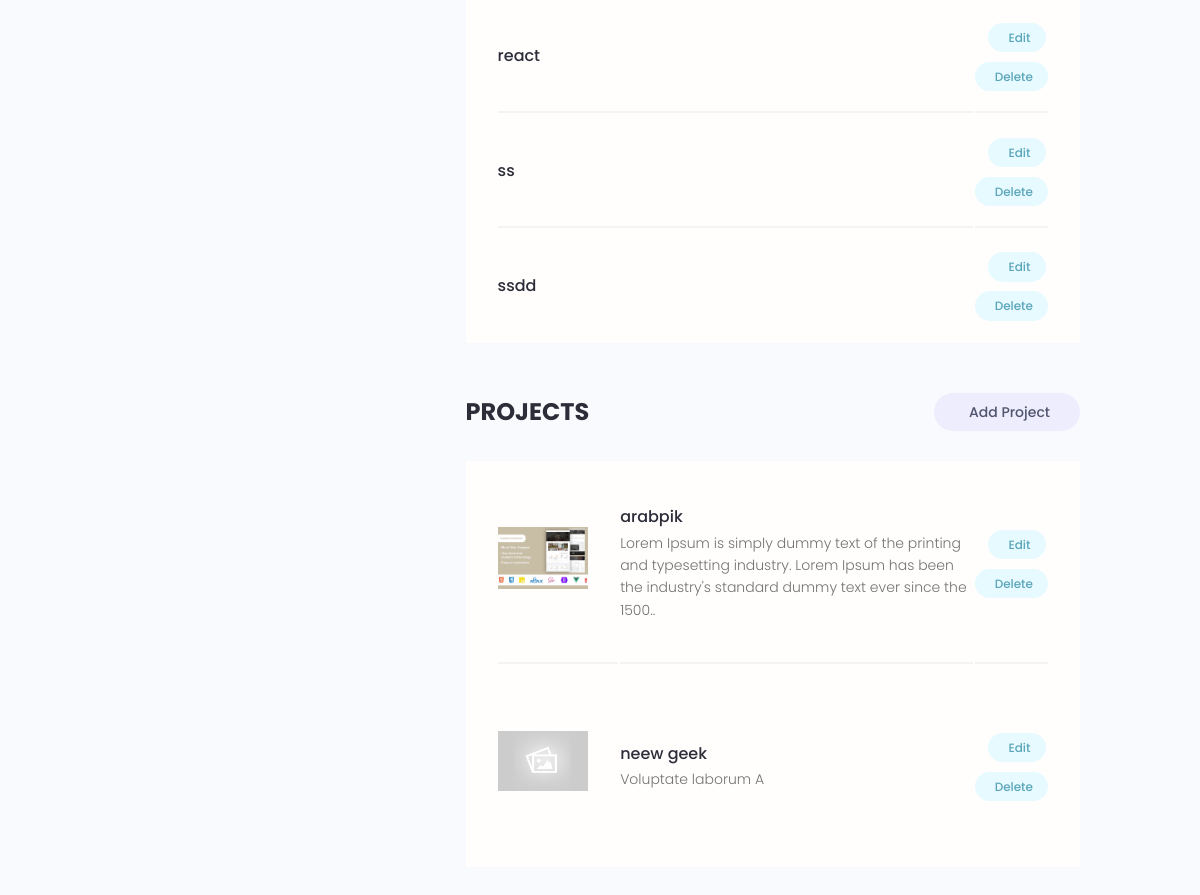
Page /account/ (signed in, lower part) on the earlier database version.
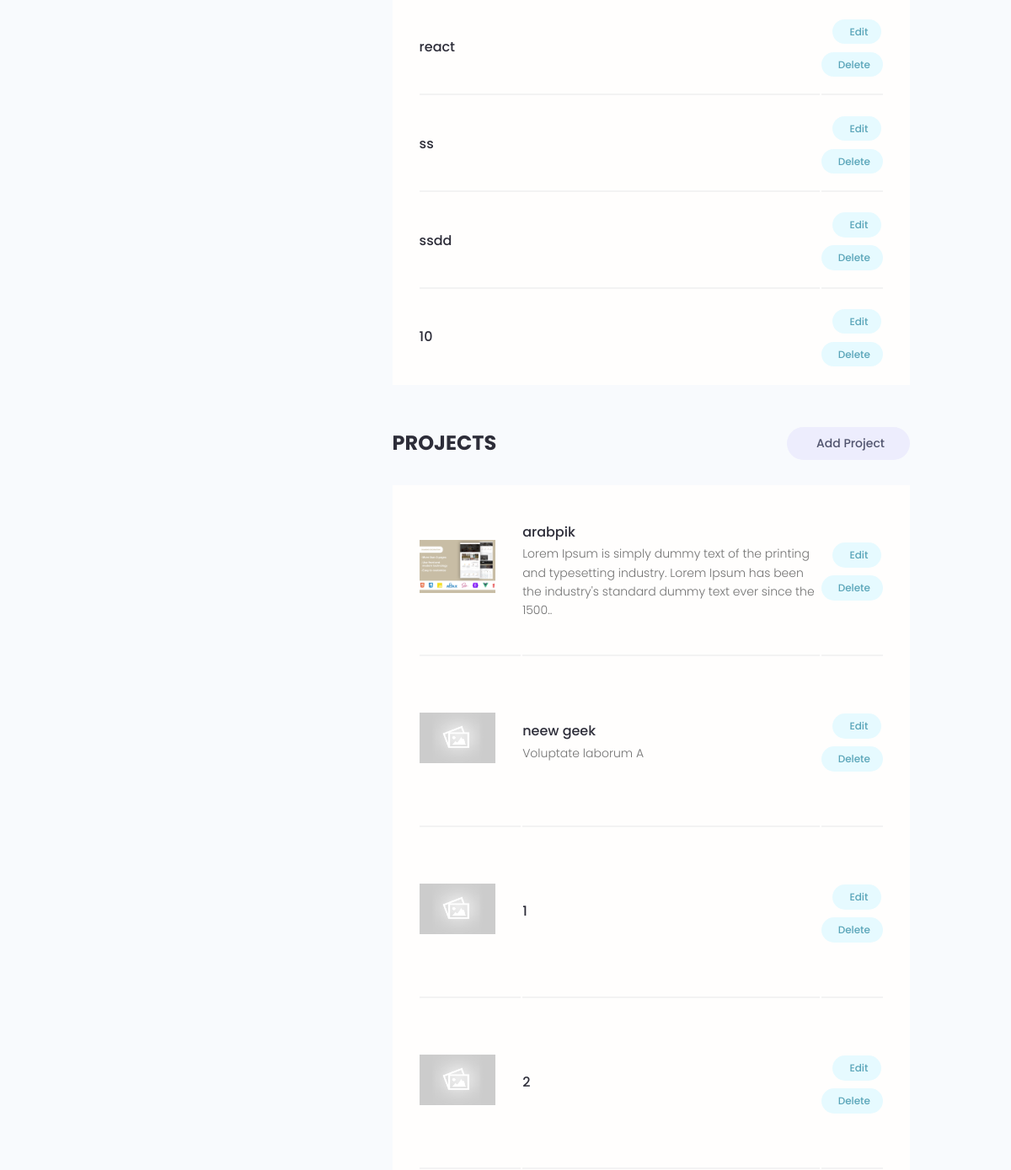
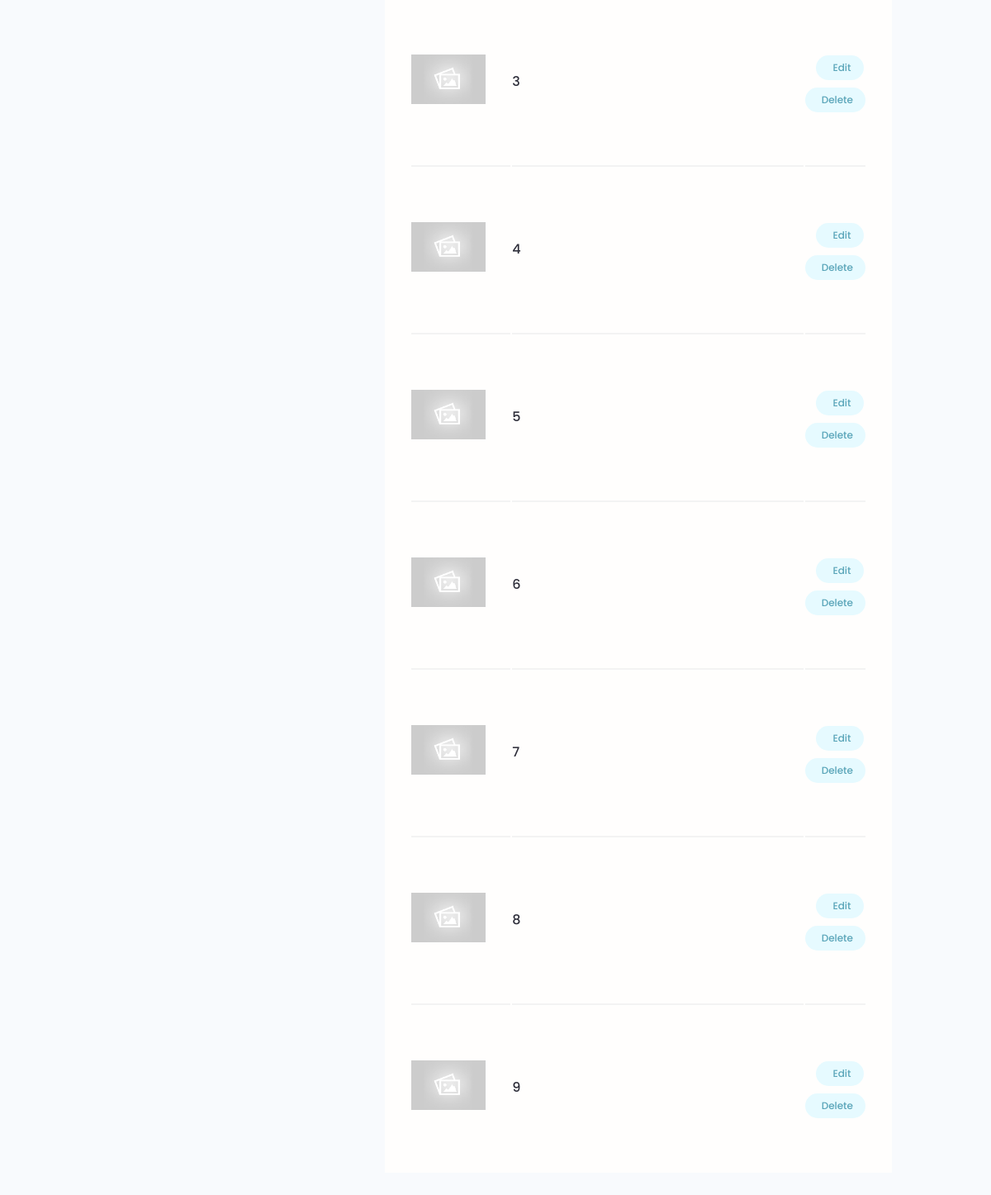
Same page on the later database version (2 pictures, top to bottom).
### users/models.py (models this page shows, shortened)
class Skill(models.Model):
    id = models.UUIDField(default=uuid.uuid4, unique=True,
                            primary_key=True, editable=False)
    owner = models.ForeignKey(Profile, on_delete=models.CASCADE)
    name = models.CharField(max_length=200, null=True, blank=True)
    description = models.TextField(null=True, blank=True)
    created = models.DateTimeField(auto_now_add=True)

### projects/models.py (models this page shows, shortened)
class Project(models.Model):
    id = models.UUIDField(default=uuid.uuid4, unique=True, primary_key=True, editable=False)
    owner = models.ForeignKey(Profile, null=True, blank=True, on_delete=models.SET_NULL)
    title = models.CharField(max_length=2000)
    description = models.TextField(null=True, blank=True)
    image = models.ImageField(default="default.jpg")
    tags = models.ManyToManyField('Tag', blank=True)
    demo_link = models.URLField(max_length=2000, null=True, blank=True)
    source_link = models.URLField(max_length=2000, null=True, blank=True)
    vote_total = models.IntegerField(default=0, null=True, blank=True)
    vote_ratio = models.IntegerField(default=0, null=True, blank=True)
    created = models.DateTimeField(auto_now_add=True)
    class Meta:
        ordering = ["created"]

### users/views.py (the view)
# urls.py: path('account/', views.userAccount, name="account"),
@login_required
def userAccount(request):
    profile = request.user.profile
    skills = profile.skill_set.all()
    projects = profile.project_set.all()
    context = {
        "profile": profile,
        "skills": skills,
        "projects": projects
    }
    return render(request, "users/account.html", context)

### users/templates/users/account.html (shortened to what this page needs)
{% extends 'main.html' %}
{% block content %}
<main class="settingsPage profile my-md">
    <div class="container">
        <div class="layout">
            <div class="column column--1of3">
            </div>
            <div class="column column--2of3">
                <table class="settings__table">
                    {% for skill in skills %}
                    <tr>
                        <td class="settings__tableInfo">
                            <h4>{{skill.name}}</h4>
                        </td>
                        <td class="settings__tableActions">
                            <a class="tag tag--pill tag--main settings__btn" href="{% url 'edit-skill' skill.id %}">
                                Edit</a>
                            <a class="tag tag--pill tag--main settings__btn" href="{% url 'delete-skill' skill.id %}"> Delete</a>
                        </td>
                    </tr>
                    {% endfor %}
                </table>
                <div class="settings">
                    <h3 class="settings__title">Projects</h3>
                    <a class="tag tag--pill tag--sub settings__btn tag--lg" href="{% url 'create-project' %}"> Add
                        Project</a>
                </div>
                <table class="settings__table">
                    {% for project in projects %}
                    <tr>
                        <td class="settings__thumbnail">
                            <a href="{% url 'project' project.id %}"><img src="{{project.image.url}}" alt="Project Thumbnail" /></a>
                        </td>
                        <td class="settings__tableInfo">
                            <a href="{% url 'project' project.id %}">{{project.title}}</a>
                            <p>
                                {% if project.description|length > 150 %}
                                    {{project.description|slice:"150"}}..
                                {% else %}
                                    {{project.description}}
                                {% endif %}
                            </p>
                        </td>
                        <td class="settings__tableActions">
                            <a class="tag tag--pill tag--main settings__btn" href="{% url 'update-project' project.id %}">
                                Edit</a>
                            <a class="tag tag--pill tag--main settings__btn" href="{% url 'delete-project' project.id %}"> Delete</a>
                        </td>
                    </tr>
                    {% endfor %}
                </table>
            </div>
        </div>
    </div>
</main>
{% endblock %}

### templates/main.html (shortened to what this page needs)
{% load static %}
<!DOCTYPE html>
<html lang="en">
<head>
    <link rel="stylesheet" href="https://cdn.iconmonstr.com/1.3.0/css/iconmonstr-iconic-font.min.css" />
    <link rel="stylesheet" href="{% static 'uikit/styles/uikit.css' %}" />
    <link rel="stylesheet" href="{% static 'styles/app.css' %}" />
</head>
<body>
    {% block content %} {% endblock content %}
</body>
</html>

### templates/navbar.html (shortened to what this page needs)
{% load static %}

### static/styles/app.css (style rules this page uses)
:root { --color-sub: #2d2d39; }
img { width: 100%; }
.settings { display: flex; justify-content: space-between; align-items: center; }
.settings__title { font-size: 2.4rem; text-transform: uppercase; font-weight: 700; color: var(--color-sub); }
.settings__table { margin-top: 3rem; margin-bottom: 5rem; padding: 0 3rem; background: var(--color-white); }
.settings__table tr { width: 100%; }
.settings__table tr > td { padding: 2rem 0; }
.settings__table tr:not(:last-child) td { border-bottom: 2px solid var(--color-white-light); }
.settings__thumbnail { width: 23%; min-width: 10rem; }
.settings__thumbnail img { padding-right: 3rem; height: 15rem; object-fit: contain; }
.settings__tableInfo { width: 100%; }
.settings__tableInfo h4, .settings__tableInfo a { padding-right: 1rem; width: auto; font-size: 1.6rem; font-weight: 500; color: var(--color-sub); }
.settings__tableInfo p { font-size: 1.4rem; }
.settings__tableActions { text-align: right; }

### static/uikit/styles/modules/_variables.css (style rules this page uses)
:root { --color-main: #5aa5b9; --color-main-light: #e6faff; --color-sub: #3f4156; --color-sub-light: #51546e; --color-sub-lighter: #ededfd; --color-text: #737373; --color-gray: #8b8b8b; --color-light: #e5e7eb; --color-light-gray: #767676; --color-bg: #f8fafd; --color-white: #fffefd; --color-white-light: #f3f3f3; --color-success: #359e64; --color-success-bg: #def8e8; --color-error: #fc4b0b; --color-error-bg: #fff2ee; --font-base: 'Poppins', arial, helvetica, 'Segoe UI', roboto, ubuntu, sans-serif; --font-monospace: 'Fira Code', 'Courier New', courier, monospace; --font-regular: 300; --font-medium: 500; --font-bold: 700; --generic-shadow: 1px 1px 5px #00000010; --generic-transition: all 0.3s ease-in-out; }

### static/uikit/styles/modules/_base.css (style rules this page uses)
* { margin: 0; padding: 0; box-sizing: border-box; text-rendering: optimizeLegibility; color: inherit; font-size: inherit; }
html { font-size: 50%; }
@media only screen and (min-width: 480px) { html { font-size: 56.25%; } }
@media only screen and (min-width: 1200px) { html { font-size: 62.5%; } }
body { line-height: 1.6; font-weight: 400; font-size: 1.5rem; color: var(--color-text); background-color: var(--color-bg); min-height: 100vh; }

### static/uikit/styles/modules/_typography.css (style rules this page uses)
* { font-family: var(--font-base); }
h3 { font-size: 3.2rem; font-weight: var(--font-medium); }
h4 { font-size: 2.8rem; font-weight: var(--font-medium); }
p, span, strong { font-size: 1.6rem; color: var(--color-text); font-weight: var(--font-regular); }
a { padding-bottom: 2px; text-decoration: none; display: inline-block; color: var(--color-main); font-weight: var(--font-medium); }

### static/uikit/styles/modules/_utilities.css (style rules this page uses)
.container { width: 92%; max-width: 165rem; margin: 0 auto; box-sizing: border-box; }
@media screen and (min-width: 1000px) { .container { width: 90%; } }
@media screen and (min-width: 1200px) { .container { width: 80%; } }
.my-md { margin: 3rem auto; }

### static/uikit/styles/modules/_tag.css (style rules this page uses)
.tag { display: inline-flex; align-items: center; background-color: var(--color-sub); height: -webkit-fit-content; height: -moz-fit-content; height: fit-content; width: -webkit-fit-content; width: -moz-fit-content; width: fit-content; border-radius: 0.5rem; padding: 0.5rem 1.5rem; font-size: 1.2rem; cursor: pointer; }
.tag:not(:last-child) { margin-right: 0.25rem; margin-bottom: 0.75rem; }
.tag--pill { border-radius: 5rem; }
.tag--main, .tag--main > small { background: var(--color-main-light); color: var(--color-main); font-weight: 500; }
.tag--sub, .tag--sub > small { background: var(--color-sub-lighter); color: var(--color-sub-light); font-weight: 500; }
.tag--lg { padding: 0.8rem 3rem; font-size: 1.4rem; }

### static/uikit/styles/modules/_layout.css (style rules this page uses)
.layout { display: flex; flex-flow: row wrap; justify-content: space-between; }
.layout > .column { margin-bottom: 3rem; }
.layout > .column.column--1of3 { flex-basis: 30%; }
.layout > .column.column--2of3 { flex-basis: 64%; }

Differences in the rows shown:
added Skill: name "10"
added Project: image (placeholder picture), title "1"
added Project: image (placeholder picture), title "2"
added Project: image (placeholder picture), title "3"
added Project: image (placeholder picture), title "4"
added Project: image (placeholder picture), title "5"
added Project: image (placeholder picture), title "6"
added Project: image (placeholder picture), title "7"
added Project: image (placeholder picture), title "8"
added Project: image (placeholder picture), title "9"
